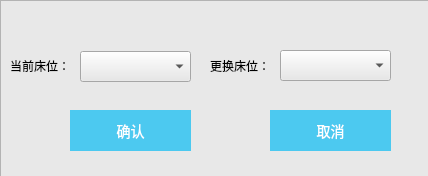
<?xml version="1.0" encoding="UTF-8"?>
<ui version="4.0">
 <class>kshc</class>
 <widget class="QDialog" name="kshc">
  <property name="enabled">
   <bool>true</bool>
  </property>
  <property name="geometry">
   <rect>
    <x>0</x>
    <y>0</y>
    <width>428</width>
    <height>176</height>
   </rect>
  </property>
  <property name="maximumSize">
   <size>
    <width>428</width>
    <height>176</height>
   </size>
  </property>
  <property name="windowTitle">
   <string>Dialog</string>
  </property>
  <widget class="QFrame" name="frame">
   <property name="geometry">
    <rect>
     <x>0</x>
     <y>0</y>
     <width>431</width>
     <height>181</height>
    </rect>
   </property>
   <property name="styleSheet">
    <string notr="true">
background-color: rgb(232, 232, 232);</string>
   </property>
   <property name="frameShape">
    <enum>QFrame::StyledPanel</enum>
   </property>
   <property name="frameShadow">
    <enum>QFrame::Raised</enum>
   </property>
   <widget class="QPushButton" name="pushButton">
    <property name="geometry">
     <rect>
      <x>70</x>
      <y>110</y>
      <width>121</width>
      <height>41</height>
     </rect>
    </property>
    <property name="styleSheet">
     <string notr="true">border: 1px solid;
		  background-color: transparent;
		  text-transform: uppercase;
		  font-size: 14px;
		  padding: 10px 20px;
		  font-weight: 300;
color: white;
		  border: 0;
 background-color: #4cc9f0;
		  -webkit-box-shadow: 10px 10px 99px 6px rgba(76,201,240,1);
		  -moz-box-shadow: 10px 10px 99px 6px rgba(76,201,240,1);
		  box-shadow: 10px 10px 99px 6px rgba(76,201,240,1);</string>
    </property>
    <property name="text">
     <string>确认</string>
    </property>
   </widget>
   <widget class="QPushButton" name="pushButton_2">
    <property name="geometry">
     <rect>
      <x>270</x>
      <y>110</y>
      <width>121</width>
      <height>41</height>
     </rect>
    </property>
    <property name="styleSheet">
     <string notr="true">border: 1px solid;
		  background-color: transparent;
		  text-transform: uppercase;
		  font-size: 14px;
		  padding: 10px 20px;
		  font-weight: 300;
color: white;
		  border: 0;
 background-color: #4cc9f0;
		  -webkit-box-shadow: 10px 10px 99px 6px rgba(76,201,240,1);
		  -moz-box-shadow: 10px 10px 99px 6px rgba(76,201,240,1);
		  box-shadow: 10px 10px 99px 6px rgba(76,201,240,1);</string>
    </property>
    <property name="text">
     <string>取消</string>
    </property>
   </widget>
   <widget class="QLabel" name="label">
    <property name="enabled">
     <bool>true</bool>
    </property>
    <property name="geometry">
     <rect>
      <x>10</x>
      <y>40</y>
      <width>71</width>
      <height>51</height>
     </rect>
    </property>
    <property name="styleSheet">
     <string notr="true">font: 10pt &quot;黑体&quot;;</string>
    </property>
    <property name="text">
     <string>当前床位：</string>
    </property>
   </widget>
   <widget class="QLabel" name="label_2">
    <property name="enabled">
     <bool>true</bool>
    </property>
    <property name="geometry">
     <rect>
      <x>210</x>
      <y>40</y>
      <width>71</width>
      <height>51</height>
     </rect>
    </property>
    <property name="styleSheet">
     <string notr="true">font: 10pt &quot;黑体&quot;;</string>
    </property>
    <property name="text">
     <string>更换床位：</string>
    </property>
   </widget>
   <widget class="QComboBox" name="comboBox_dq">
    <property name="geometry">
     <rect>
      <x>80</x>
      <y>51</y>
      <width>111</width>
      <height>31</height>
     </rect>
    </property>
   </widget>
   <widget class="QComboBox" name="comboBox_gh">
    <property name="geometry">
     <rect>
      <x>280</x>
      <y>50</y>
      <width>111</width>
      <height>31</height>
     </rect>
    </property>
   </widget>
  </widget>
 </widget>
 <resources/>
 <connections/>
</ui>
